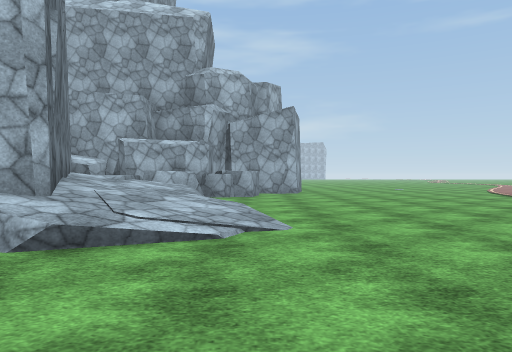
[1] (above)

16 first-person views from a walk through a Unity game level. The camera is 1.2 m above the floor, looks level and sees 70° across. The floor is counted in squares, 2 m on a side. Each view is taken from the middle of a square. On the plan, view 1 faces up. The plan holds only what a view shows up to about 10 squares ahead; the rest is blank. The place goes on beyond the plan. The player is left out. Some animated figures are left out. Surface patterns are stand-ins for the level's own textures.

[2]
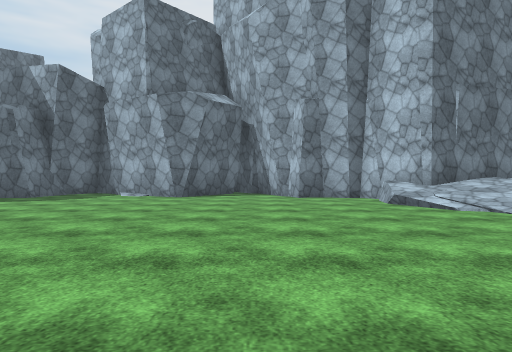

[3]
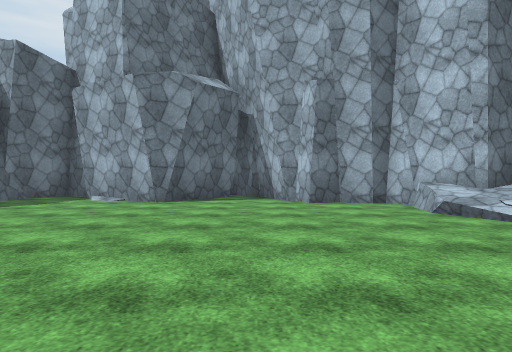

[4]
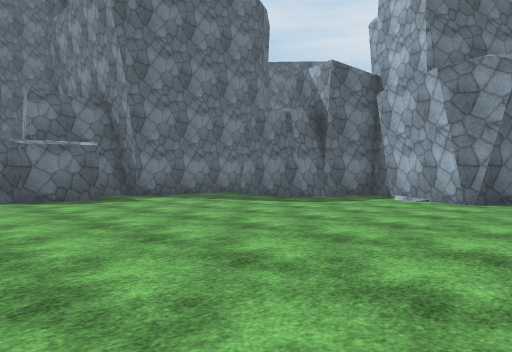

[5]
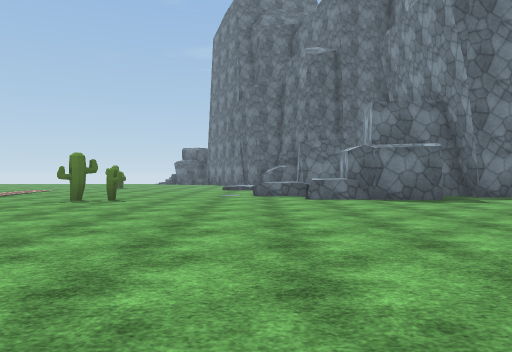

[6]
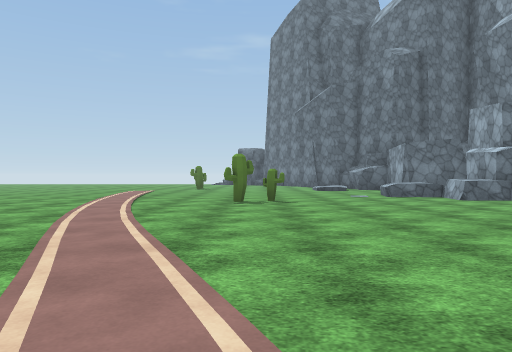

[7]
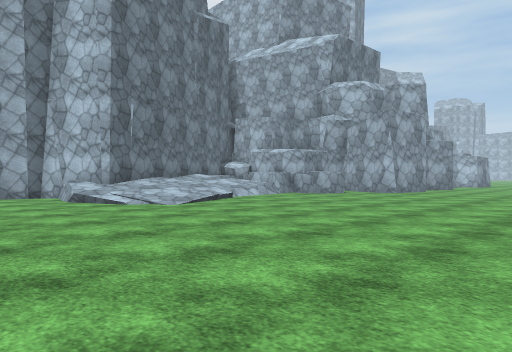

[8]
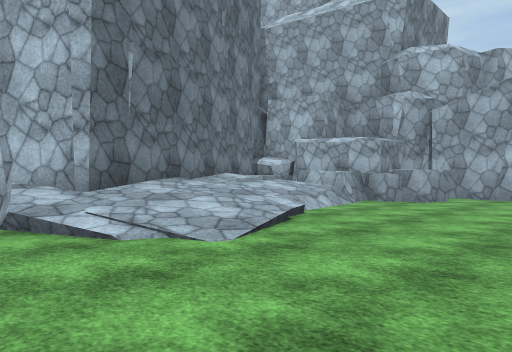

[9]
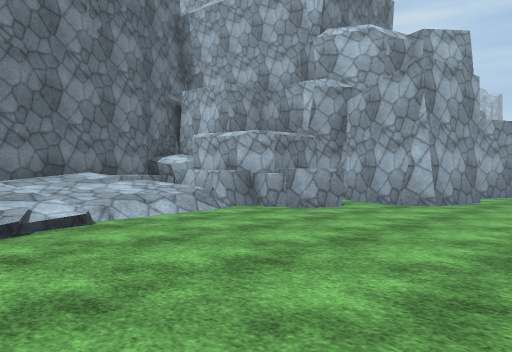

[10]
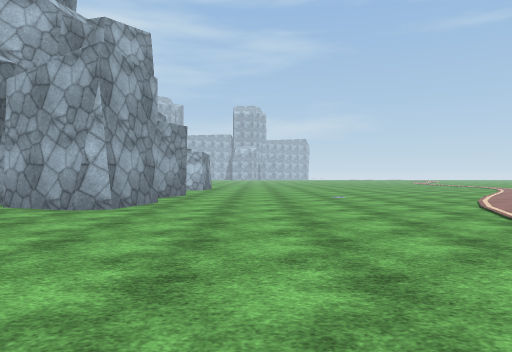

[11]
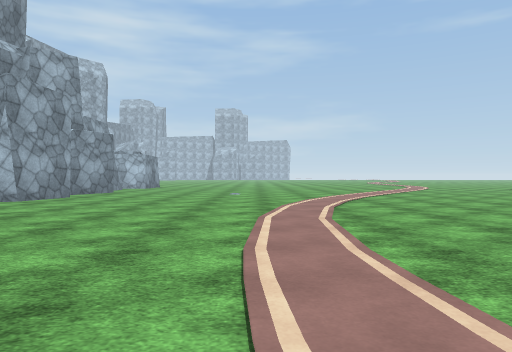

[12]
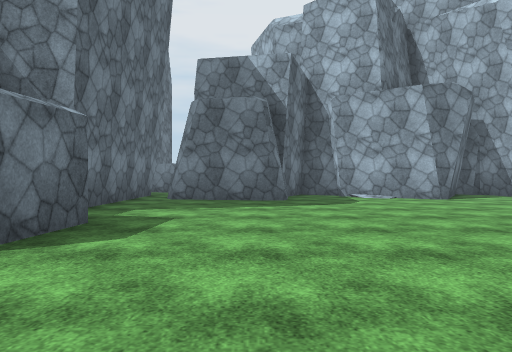

[13]
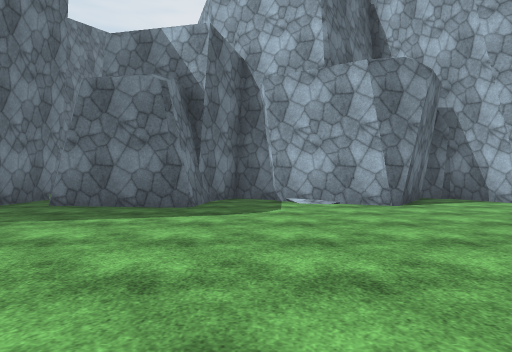

[14]
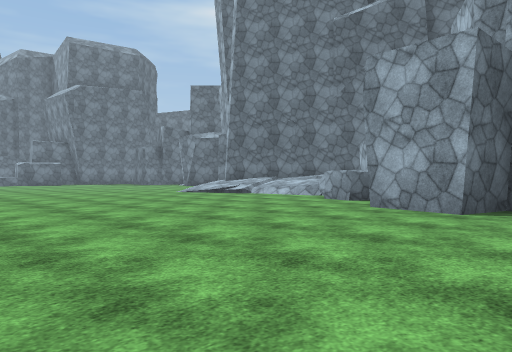

[15]
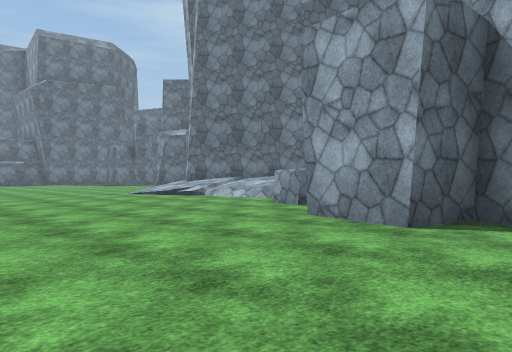

[16]
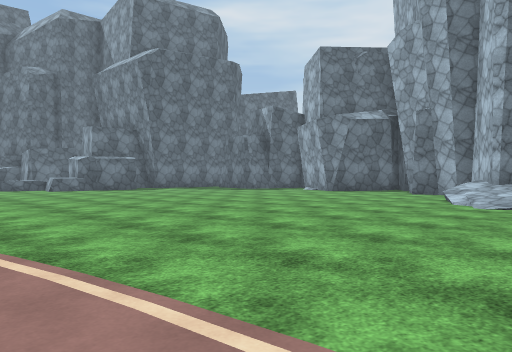

### Floor plan
Key: @ floor where view 1 was taken; # wall or solid block; . floor; / step, stairs or slope; = window, fence, low wall or low ledge; ^ raised ledge; O other object.
Columns run from 7 left of view 1 to 15 right of it. Each row starts with its distance up from view 1.
 16        ##.........
 15        #..........
 14       ###............
 13      ####............
 12      ##..............
 11    ###^^............
 10   # ^^##...........
  9   #////............
  8   ##///...........
  7    #///..........
  6    ##///.........
  5     #///........
  4     #///........
  3    ##=/.........
  2    #...........
  1  ###...........
  0  #.....@....... .
 -1  #................
 -2  ##................
 -3  ##................
 -4 ##..................
 -5 #....................
 -6 ###..................
 -7   ##..................
 -8   ##...................
 -9   #............OO......
-10   ####.###^............

Positions as (right, up) in squares from view 1, and headings:
1: (0, 0), facing up
2: (6, 0), facing left
3: (4, 0), facing left
4: (4, 0), facing down-left
5: (5, 0), facing down
6: (9, 0), facing down
7: (7, 0), facing up-left
8: (3, 2), facing up-left
9: (4, 5), facing up-left
10: (4, 6), facing up
11: (7, 4), facing up
12: (5, -7), facing left
13: (3, -5), facing left
14: (8, 16), facing down-left
15: (6, 16), facing down-left
16: (8, 6), facing down-left
